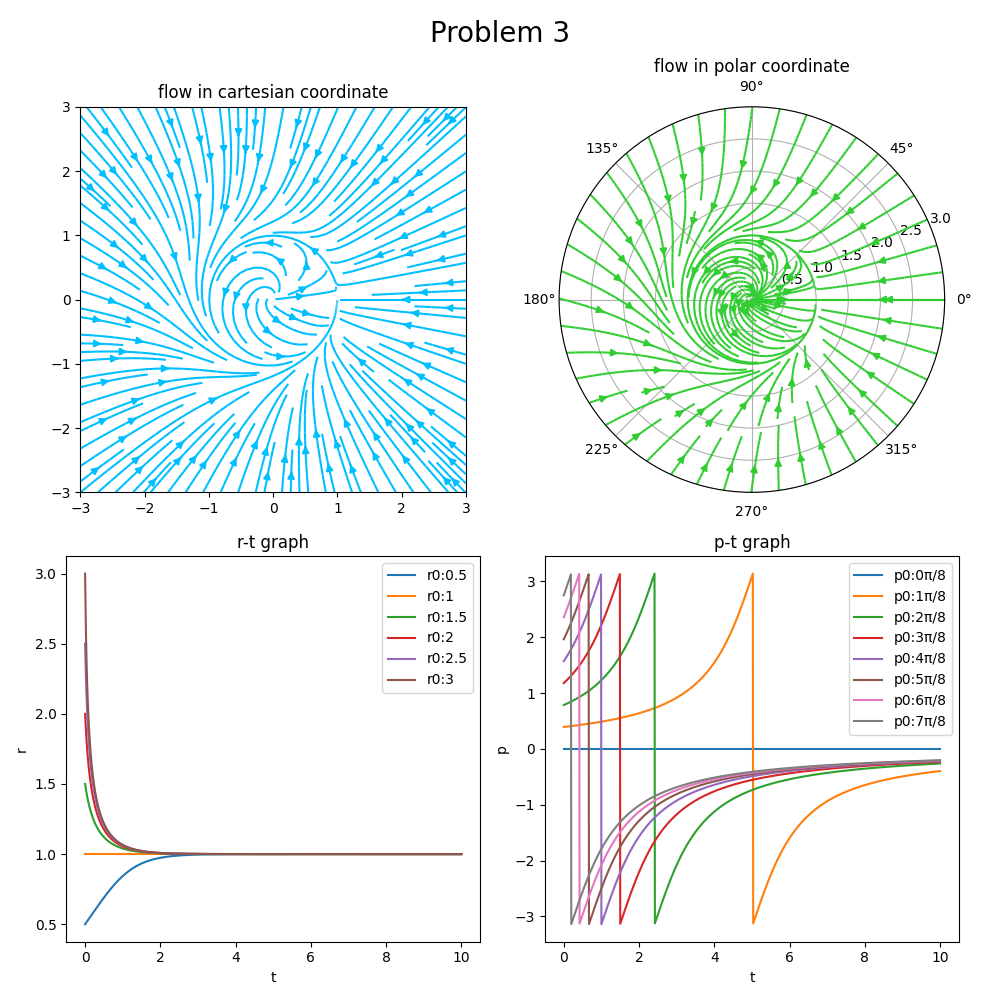

Write the Python code that produced this figure.
import math
import numpy as np
import matplotlib.pyplot as plt

MAX_R = 3
fig = plt.figure(figsize=(15, 15))
fig.suptitle("Problem 3", fontsize=20)


# 直交座標表示
ax1 = plt.subplot(221)
ax1.set_aspect("equal")
raw_x = np.linspace(-MAX_R, MAX_R, 500 + 1)
raw_y = np.linspace(-MAX_R, MAX_R, 500 + 1)
x, y = np.meshgrid(raw_x, raw_y)
dxdt = x - y - x * (x**2 + y**2) + (x * y) / (np.sqrt(x**2 + y**2))
dydt = x + y - y * (x**2 + y**2) - (x * x) / (np.sqrt(x**2 + y**2))
ax1.streamplot(x=x, y=y, u=dxdt, v=dydt, color="deepskyblue", density=1.5)
ax1.set_xlim(-MAX_R, MAX_R)
ax1.set_ylim(-MAX_R, MAX_R)
ax1.set_title("flow in cartesian coordinate")

# 極座標表示
ax2 = plt.subplot(222, projection="polar")
raw_r = np.linspace(0, MAX_R, 100 + 1)
raw_p = np.linspace(0, 2 * math.pi, 360 * 10 + 1)
r, p = np.meshgrid(raw_r, raw_p)
drdt = r - r**3
dpdt = 1 - np.cos(p)
ax2.streamplot(x=p.T, y=r.T, u=dpdt.T, v=drdt.T, color="limegreen", density=1.5)
ax2.set_ylim(0, MAX_R)
ax2.set_title("flow in polar coordinate")

# r-t graph
ax3 = plt.subplot(223)
t = np.linspace(0, 10, 1000)
for r0 in [0.5, 1, 1.5, 2, 2.5, 3]:
    r = np.sqrt(1 / ((1 / (r0**2) - 1) * np.exp(-2 * t) + 1))
    ax3.plot(t, r, label=f"r0:{r0}")
ax3.set_xlabel("t")
ax3.set_ylabel("r")
ax3.legend()
ax3.set_title("r-t graph")

# p-t graph
ax4 = plt.subplot(224)
t = np.linspace(0, 10, 1000)
for _p0 in range(8):
    p0 = math.pi / 8 * _p0
    p = 2 * np.arctan(1 / (-t + 1 / np.tan(p0 / 2)))
    ax4.plot(t, p, label=f"p0:{_p0}π/8")
ax4.set_xlabel("t")
ax4.set_ylabel("p")
ax4.legend()
ax4.set_title("p-t graph")

plt.tight_layout()

# plt.show()
plt.savefig("情報理工/2015/3.png")
